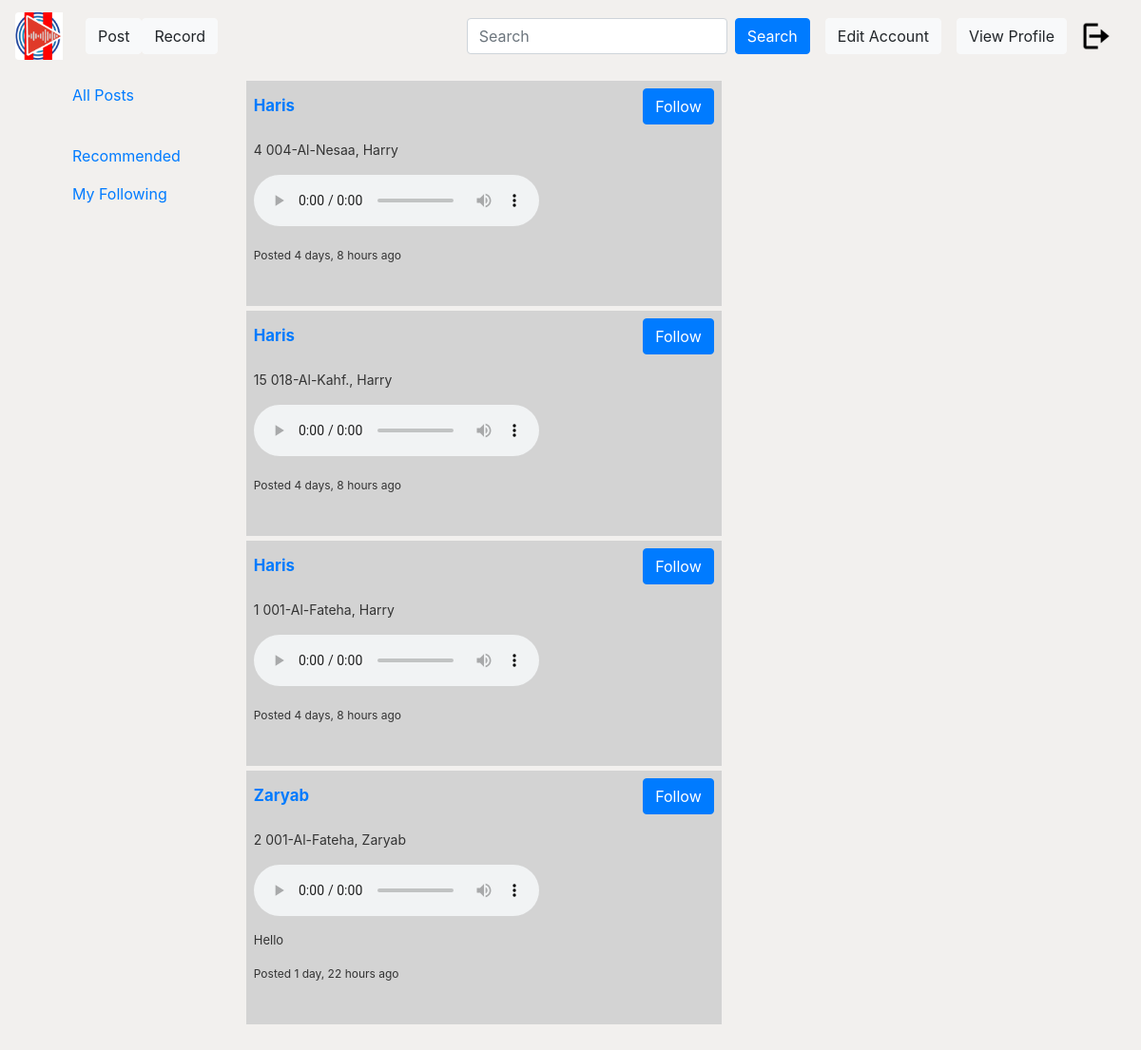
Page /searchpage/ (signed in) on the earlier database version.
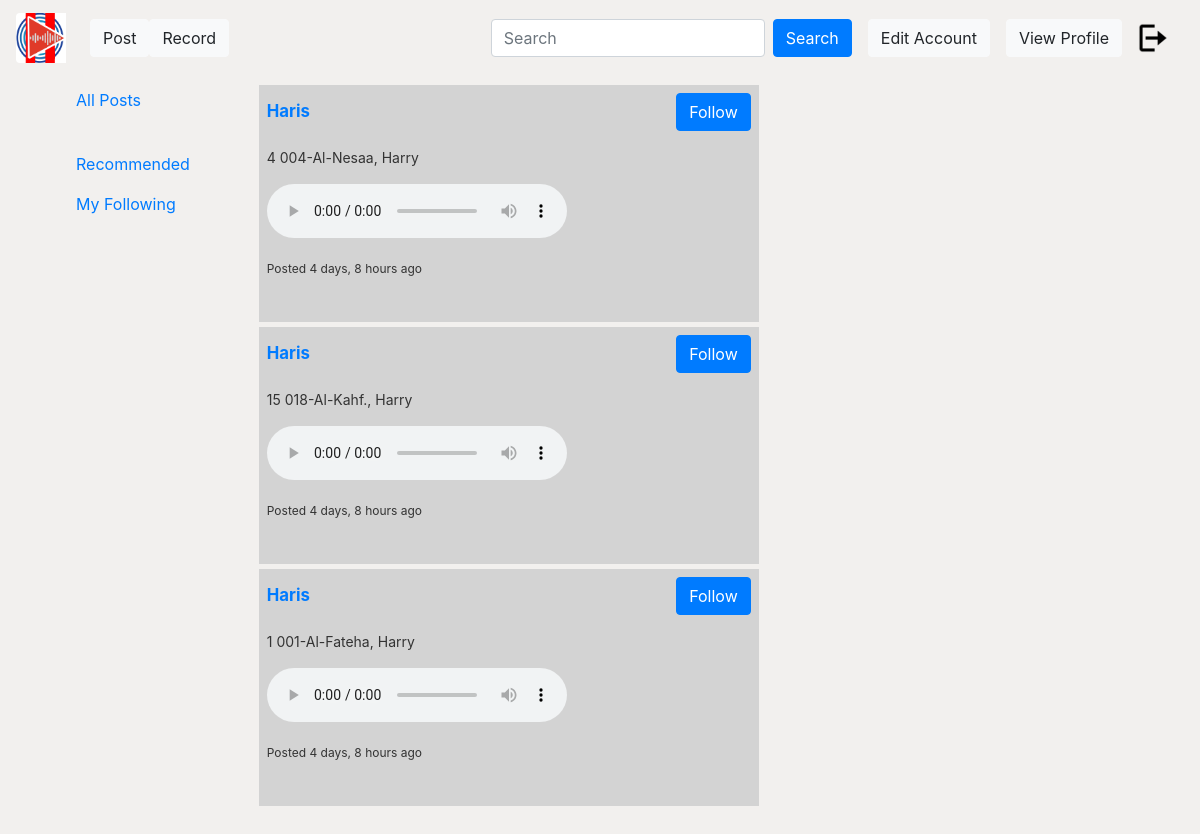
Same page on the later database version.
### user/models.py (models this page shows, shortened)
class Post(models.Model):
    juza=models.CharField(max_length=100,blank=True,null=True)
    surah= models.CharField(max_length=100,blank=True,null=True)
    reader= models.CharField(max_length=100,blank=True,null=True)
    file = models.FileField(upload_to="posts")
    content = models.TextField(max_length=1000)
    date_posted = models.DateTimeField(default=timezone.now)
    author = models.ForeignKey(User, on_delete=models.CASCADE)

### user/views.py (the view)
# urls.py: path('searchpage/', views.searchpage, name="searchpage"),
@login_required
def searchpage(request):
    query = request.GET.get('q', '')
    results = Post.objects.filter(surah__icontains=query) | Post.objects.filter(reader__icontains=query) | Post.objects.filter(author__username__icontains=query)
    return render(request, 'user/searchpage.html', {'results': results, 'query': query, 'user': request.user})

### user/templates/user/searchpage.html (shortened to what this page needs)
{% extends "user/base.html" %} {% block content %}
<div class="row">
  <div class="col-md-3">
    {% if user.is_authenticated %}
    {% include 'user/sidebar.html' %}
    {% else %}
    <a type="button" href="{% url 'site-user-login' %}">Login</a>
    {% endif %}
  <div class="col-md-3">
    {% if results %}
    {% for post in results %}
    <div class="level-item has-text-centered"
      style="background-color: lightgray; padding: 8px; margin-top: 5px; width: 500px;">
      <p style="font-size: 14px;" class="d-flex flex-row justify-content-between">
        <a href="{% url 'profile' post.author.id %}" class="align-content-center" style="font-size: larger;">
          <strong>{{ post.author.username | title }}</strong>
        </a>
        {% if user.is_authenticated %}
        <a href="/follow/{{ post.author.id }}/" class="btn btn-primary align-left">Follow</a>
        {% endif %}
      </p>
      <p style="font-size: 14px">
        {{ post.juza }} {{ post.surah }}, {{ post.reader }}
      </p>
      <audio controls>
        <source src="/media/{{ post.file }}" type="audio/mpeg" />
        <source src="/media/{{ post.file }}" type="audio/webm" />
      </audio>
      <div class="row">
        <div class="col-md-8">
          <p style="font-size: 13px; margin-top: 10px">{{ post.content }}</p>
          <p style="font-size: 12px; margin-top: 10px">
            Posted {{ post.date_posted|timesince }} ago
          </p>
        </div>
      </div>
    </div>
    {% endfor %}
    {% else %}
    <p>No Post found.</p>
    {% endif %}
  </div>
<header class="site-header">
  <nav class="navbar navbar-expand-md navbar-dark bg-steel fixed-top">
    <a class="navbar-brand mr-4" href="{% url 'site-homepage' %}">{% load static %} <img
        src="{% static 'user/media/NewLogo_3.png' %}" class="rounded-left" alt="logo" width=50px height=50px /></a>
    <a href="{% url 'post_form' %}" class="btn btn-light">Post</a>
    <a href="{% url 'record' %}" class="btn btn-light">Record</a>
    <div class="collapse navbar-collapse" id="navbarToggle">
      <form class="d-flex" role="search" action="{% url 'searchpage' %}" method="GET">
        <input class="form-control me-2" type="search" placeholder="Search" name="q" required aria-label="Search" />
        <button class="btn btn-primary align-left ml-2" type="submit">
          Search
        </button>
      </form>
    </div>
    {% if user.is_authenticated %}
    <a type="button" href="{% url 'site-editacc' %}" class="btn btn-light ml-3">Edit Account</a>
    <a type="button" href="{% url 'profile' user.id %}" class="btn btn-light ml-3">View Profile</a>
    <a class="nav-item nav-link" href="{% url 'site-user-logout' %}">{% load static %} <img
        src="{% static 'user/media/logout.png' %}" width=30px height=30px</a>
      {% endif%}
  </nav>
</header>
{% endblock content %}

Differences in the rows shown:
removed Post: author.username "Zaryab", juza "2", surah "001-Al-Fateha", reader "Zaryab", content "Hello", date_posted "1 day, 22 hours"
